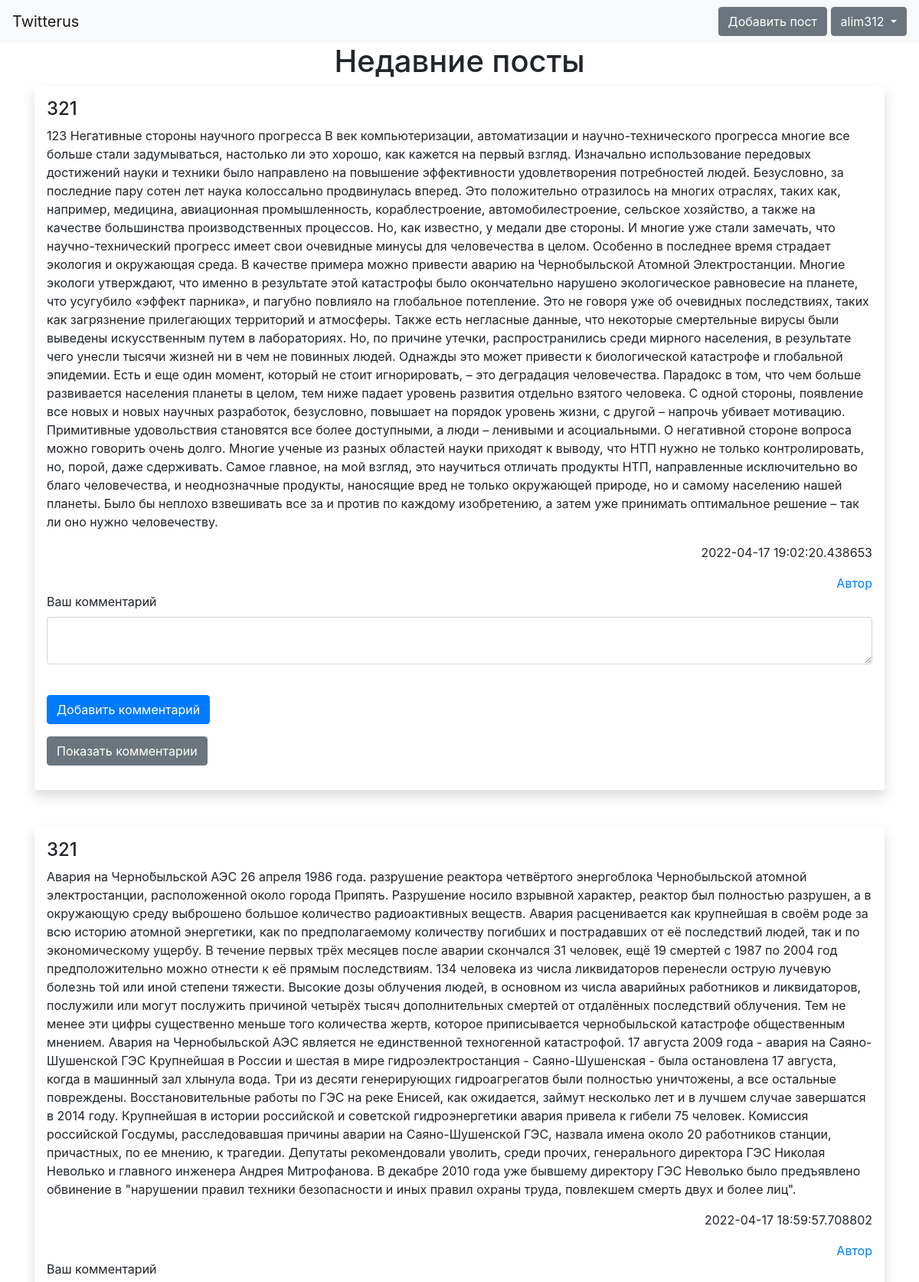
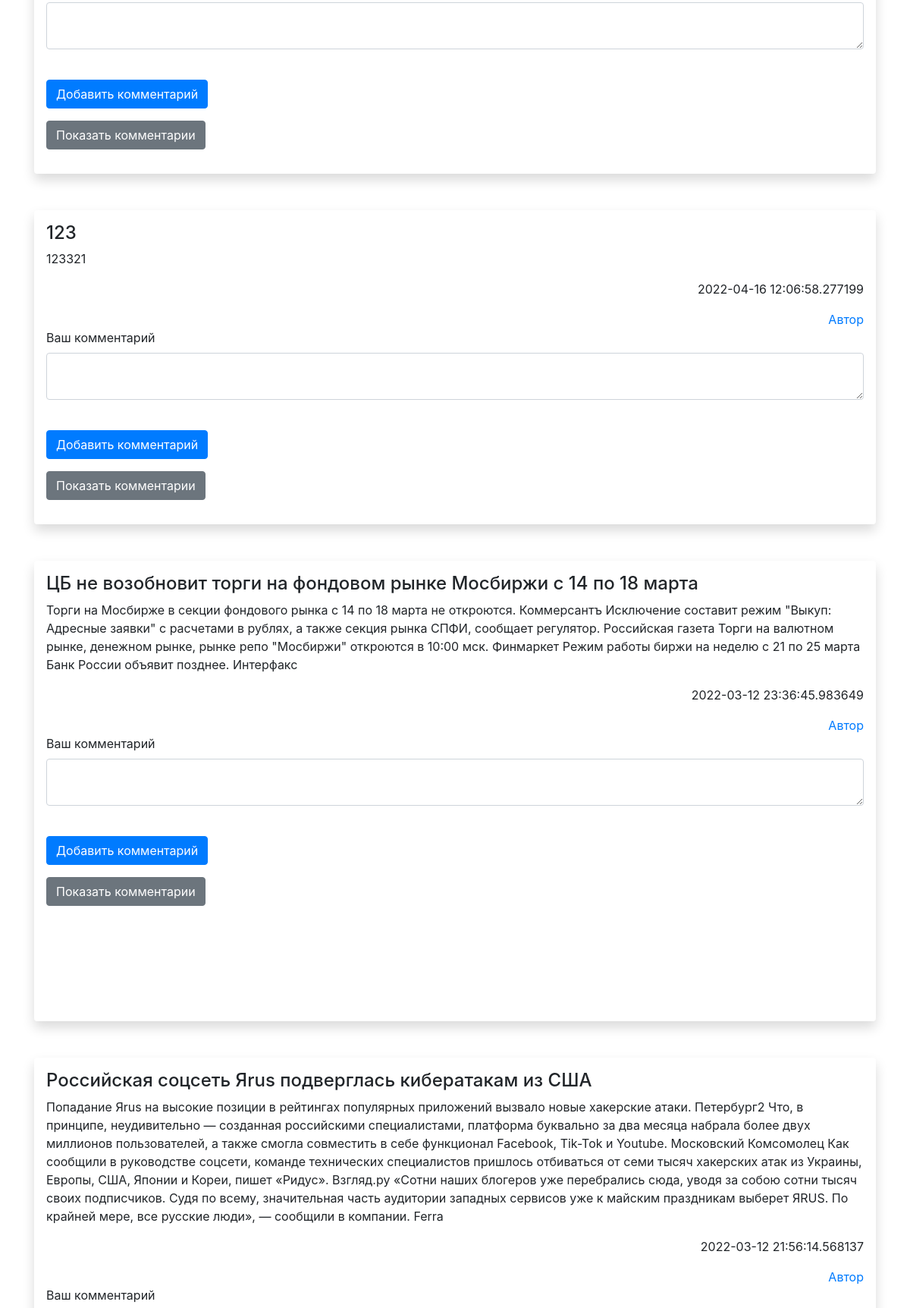
/ (signed in, upper part), run on the app's committed database (2 pictures, top to bottom).
### data/users.py (models this page shows, shortened)
class User(SqlAlchemyBase, UserMixin, SerializerMixin):
    __tablename__ = 'users'
    id = sqlalchemy.Column(sqlalchemy.Integer, primary_key=True, autoincrement=True, unique=True)
    email = sqlalchemy.Column(sqlalchemy.String, unique=True)
    name = sqlalchemy.Column(sqlalchemy.String)
    nick = sqlalchemy.Column(sqlalchemy.String, unique=True)
    about = sqlalchemy.Column(sqlalchemy.String)
    hashed_password = sqlalchemy.Column(sqlalchemy.String)
    created_date = sqlalchemy.Column(sqlalchemy.DateTime,
                                     default=datetime.datetime.now)

### data/posts.py (models this page shows)
class Post(SqlAlchemyBase, SerializerMixin):
    __tablename__ = 'posts'
    id = sqlalchemy.Column(sqlalchemy.Integer, primary_key=True, autoincrement=True)
    title = sqlalchemy.Column(sqlalchemy.String)
    creater_id = sqlalchemy.Column(sqlalchemy.Integer, sqlalchemy.ForeignKey("users.id"))
    text = sqlalchemy.Column(sqlalchemy.String)
    create_data = sqlalchemy.Column(sqlalchemy.DateTime, default=datetime.datetime.now)
    user = orm.relation('User')

### app.py (the view, shortened to what this page needs)
@app.route('/', methods=['GET', 'POST'])
def base_site():
    db_sess = db_session.create_session()
    posts = db_sess.query(Post).all()
    comments = db_sess.query(Comment).all()
    form = AddCommentForm()
    return render_template('index.html', posts=posts[::-1], comments=comments, title='Twitterus', form=form)

### forms/comment.py
class AddCommentForm(FlaskForm):
    text = TextAreaField('Ваш комментарий', validators=[DataRequired()])
    main_post = IntegerField()
    submit = SubmitField('Добавить комментарий', validators=[DataRequired()])

### app.py (called while the page is built)
@login_manager.user_loader
def load_user(user_id):
    db_sess = db_session.create_session()
    return db_sess.query(User).get(user_id)

### data/db_session.py (called while the page is built)
def create_session() -> Session:
    global __factory
    return __factory()

### templates/index.html (shortened to what this page needs)
{% extends "base.html" %}
{% block content %}
<h1 align="center">Недавние посты</h1>
{% for item in posts %}
<div class="shadow p-3 mb-5 bg-body rounded">
    <h4>
        {{ item.title }}
    </h4>
    <p>{{ item.text }}</p>
    <div align="right">
        <p>{{ item.create_data }}</p>
        <a href="/user/{{ item.creater_id }}" class="link-primary">Автор</a>
    </div>
    {% if current_user.is_authenticated %}
    <form action="" method="post">
        <p>
            {{ form.text.label }}<br>
            {{ form.text(class="form-control") }}<br>
        </p>
        <p>{{ form.submit(type="submit", class="btn btn-primary") }}</p>
    </form>
    {% endif %}
    <p>
        <button class="btn btn-secondary" type="button" data-bs-toggle="collapse" data-bs-target="#collapseWidthExample{{ item.id }}" aria-expanded="false" aria-controls="collapseWidthExample{{ item.id }}">
            Показать комментарии
        </button>
    </p>
    {% for com in comments[::-1] %}
        {% if com.main_post == item.id %}
        <br>
        {% endif %}
    {% endfor %}
</div>
{% endfor %}
{% endblock %}

### templates/base.html (shortened to what this page needs)
<!doctype html>
<html lang="en">
<head>
    <link rel="stylesheet"
          href="https://stackpath.bootstrapcdn.com/bootstrap/4.4.1/css/bootstrap.min.css"
>
</head>
<body>
<header>
    <nav class="navbar navbar-light bg-light">
        <a class="navbar-brand" href="/">Twitterus</a>
        {% if current_user.is_authenticated %}
            <div class="dropdown">
            <a class="btn btn-secondary" href="/add_post">Добавить пост</a>
              <button class="btn btn-secondary dropdown-toggle" type="button" id="dropdownMenuButton1" data-bs-toggle="dropdown" aria-expanded="false">
                {{ current_user.nick }}
              </button>
            </div>
        {% else %}
            <p>
                <a class="btn btn-primary " href="/register">Зарегистрироваться</a>
                <a class="btn btn-success" href="/login">Войти</a>
            </p>
        {% endif %}
    </nav>
</header>
<main role="main" class="container">
    {% block content %}{% endblock %}
</main>
</body>
</html>

### data on the page
User: nick "alim312"
Post: title "321", text "123 Негативные стороны научного прогресса В век компьютеризации, автоматизации и научно-технического прогресса многие все больше стали задумываться, настолько ли это хорошо, как кажется на первый взгляд. Изначально использование передовых достижений науки и техники было направлено на повышение эффективности удовлетворения потребностей людей. Безусловно, за последние пару сотен лет наука колоссально продвинулась вперед. Это положительно отразилось на многих отраслях, таких как, например, медицина, авиационная промышленность, кораблестроение, автомобилестроение, сельское хозяйство, а также на качестве большинства производственных процессов. Но, как известно, у медали две стороны. И многие уже…", create_data "2022-04-17 19:02:20.438653", text.label "Ваш комментарий"
Post: title "321", text "Авария на Черно́быльской АЭС 26 апреля 1986 года. разрушение реактора четвёртого энергоблока Чернобыльской атомной электростанции, расположенной около города Припять. Разрушение носило взрывной характер, реактор был полностью разрушен, а в окружающую среду выброшено большое количество радиоактивных веществ. Авария расценивается как крупнейшая в своём роде за всю историю атомной энергетики, как по предполагаемому количеству погибших и пострадавших от её последствий людей, так и по экономическому ущербу. В течение первых трёх месяцев после аварии скончался 31 человек, ещё 19 смертей с 1987 по 2004 год предположительно можно отнести к её прямым последствиям. 134 человека из числа ликвидаторов…", create_data "2022-04-17 18:59:57.708802", text.label "Ваш комментарий"
Post: title "123", text "123321", create_data "2022-04-16 12:06:58.277199", text.label "Ваш комментарий"
Post: title "ЦБ не возобновит торги на фондовом рынке Мосбиржи с 14 по 18 марта", text "Торги на Мосбирже в секции фондового рынка с 14 по 18 марта не откроются. Коммерсантъ Исключение составит режим \"Выкуп: Адресные заявки\" с расчетами в рублях, а также секция рынка СПФИ, сообщает регулятор. Российская газета Торги на валютном рынке, денежном рынке, рынке репо \"Мосбиржи\" откроются в 10:00 мск. Финмаркет Режим работы биржи на неделю с 21 по 25 марта Банк России объявит позднее. Интерфакс", create_data "2022-03-12 23:36:45.983649", text.label "Ваш комментарий"
Post: title "Российская соцсеть Яrus подверглась кибератакам из США", text "Попадание Яrus на высокие позиции в рейтингах популярных приложений вызвало новые хакерские атаки. Петербург2 Что, в принципе, неудивительно — созданная российскими специалистами, платформа буквально за два месяца набрала более двух миллионов пользователей, а также смогла совместить в себе функционал Facebook, Tik-Tok и Youtube. Московский Комсомолец Как сообщили в руководстве соцсети, команде технических специалистов пришлось отбиваться от семи тысяч хакерских атак из Украины, Европы, США, Японии и Кореи, пишет «Ридус». Взгляд.ру «Сотни наших блогеров уже перебрались сюда, уводя за собою сотни тысяч своих подписчиков. Судя по всему, значительная часть аудитории западных сервисов уже к…", create_data "2022-03-12 21:56:14.568137", text.label "Ваш комментарий"
